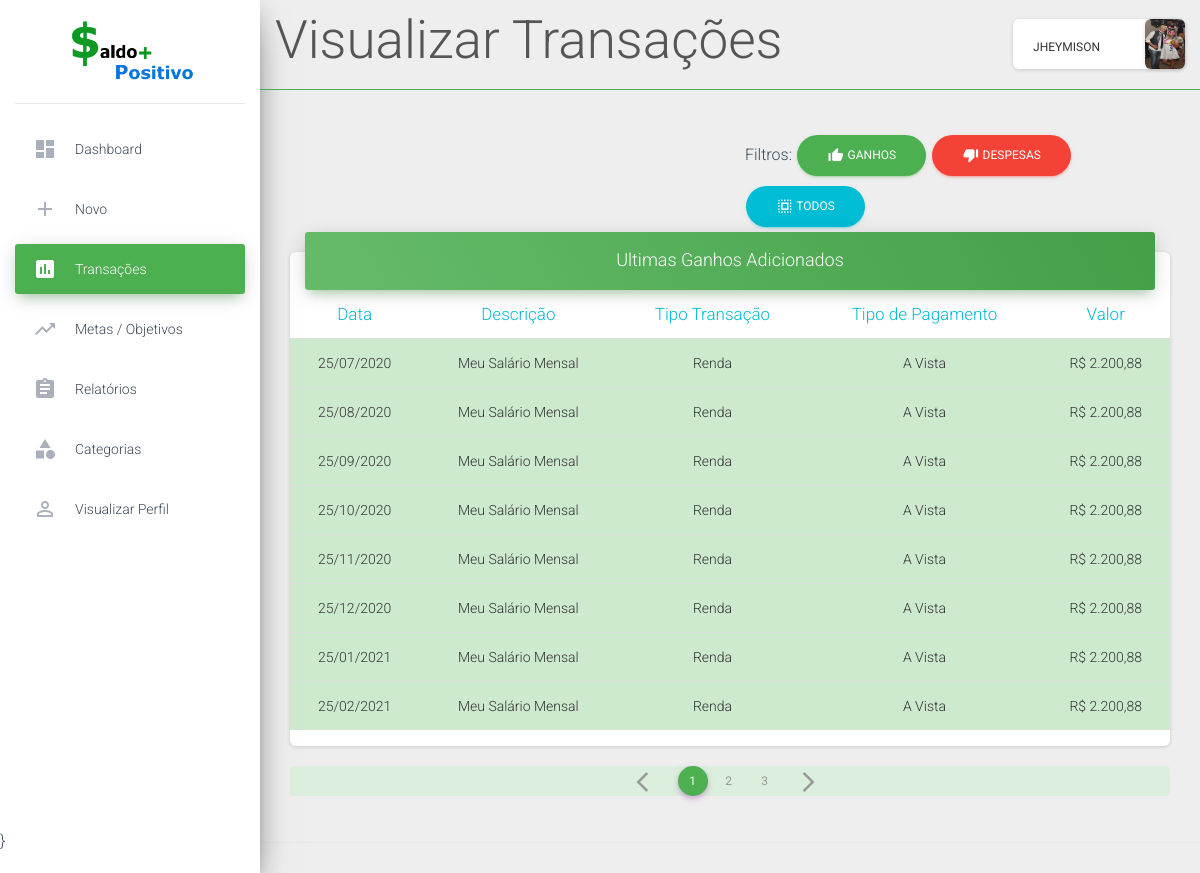
Screenshot of /main.php?page=transacoes&sec=vizualizar_transacoes (signed in) with the database file from the repository.
### tables this page shows
CREATE TABLE `perfil_usuarios` (
  `id` int(11) NOT NULL,
  `empresa` varchar(300) NOT NULL,
  `profissao` varchar(300) NOT NULL,
  `sobre` varchar(1000) NOT NULL,
  `imagem` varchar(1000) NOT NULL,
  `id_cadastrar_usuarios` int(11) NOT NULL
);

CREATE TABLE `transacoes` (
  `id` int(11) NOT NULL,
  `data` date NOT NULL,
  `descricao` varchar(200) NOT NULL,
  `tipo_transacao` varchar(200) NOT NULL,
  `tipo_pagamento` varchar(200) NOT NULL,
  `valor` decimal(19,2) NOT NULL,
  `id_cadastrar_usuarios` int(11) NOT NULL
);

### inserts/title_pages.php (called while the page is built)
<?php
    if(isset($_GET['sec'])){
            $pageInfo = $_GET['sec'];
        if($pageInfo == "dashboard"){
            $pageFormat = "Dashboard";
        } elseif ($pageInfo == "cadastrar_ganho") {
            $pageFormat = "Cadastrar Ganho";
        } elseif($pageInfo == "edita_ganhos"){
            $pageFormat = "Editar Ganhos";
        } elseif($pageInfo == "deleta_ganhos"){
            $pageFormat = "Deletar Ganho";
        } elseif($pageInfo == "cadastrar_despesa"){
            $pageFormat = "Cadastrar Despesas";
        } elseif($pageInfo == "edita_despesas"){
            $pageFormat = "Editar Despesas";
        } elseif($pageInfo == "deleta_despesas"){
            $pageFormat = "Deletar Despesa";
        } elseif($pageInfo == "cadastrar_cartoes"){
            $pageFormat = "Cadastrar Cartao";
        } elseif($pageInfo == "edita_cartoes"){
            $pageFormat = "Editar Cartao";
        } elseif($pageInfo == "deleta_cartoes"){
            $pageFormat = "Deletar Cartao";
        } elseif($pageInfo == "vizualizar_transacoes"){
            $pageFormat = "Visualizar Transações";
        } elseif($pageInfo == "cadastrar_metas"){
            $pageFormat = "Cadastrar Metas";
        } elseif($pageInfo == "editar_metas"){
            $pageFormat = "Editar Metas";
        } elseif($pageInfo == "deletar_metas"){
            $pageFormat = "Deletar Metas";
        } elseif($pageInfo == "relatorio_ganhos"){
            $pageFormat = "Relatorio de Ganhos";
        } elseif($pageInfo == "relatorio_despesas"){
            $pageFormat = "Relatorio de Despesas";
        } elseif($pageInfo == "relatorio_tipo_pagamento"){
            $pageFormat = "Relatorio de Tipos de Pagamentos";
        } elseif($pageInfo == "vizualizar_perfil"){
            $pageFormat = "Seu Perfil";
        } elseif($pageInfo == "editar_perfil"){
            $pageFormat = "Editar Perfil";
        } elseif($pageInfo == "cadastra_tipo_ganhos"){
            $pageFormat = "Cadastrar Tipos de Ganhos";
        } elseif($pageInfo == "cadastra_tipo_despesas"){
            $pageFormat = "Cadastrar Tipos de Despesas";
        } elseif($pageInfo == "edita_tipo_ganhos"){
            $pageFormat = "Alterar Tipos de Ganhos";
        } elseif($pageInfo == "deleta_tipo_ganhos"){
            $pageFormat = "Deletar Tipo";
        } elseif($pageInfo == "edita_tipo_despesas"){
            $pageFormat = "Alterar Tipos de Despesa";
        } elseif($pageInfo == "deleta_tipo_despesas"){
            $pageFormat = "Deletar Tipo";
        }
    } else {
        $pageFormat = "Dashboard";
        $pageInfo ="dashboard";
    }
?>

### pages/transacoes/vizualizar_transacoes.php (the view, shortened to what this page needs)
<?php
	function visualizar_transacoes(){
?>
<?php
	$id_usuario = $_SESSION['user']['id'];
	include("bd/conecta_bd.php");
	if(isset($_GET['filter'])){
		$filter = $_GET['filter'];
		if($filter == "renda"){
			$sql = "SELECT * FROM transacoes WHERE tipo_transacao = 'Renda' AND id_cadastrar_usuarios = '$id_usuario'";
		} elseif($filter == "despesa"){
			$sql = "SELECT * FROM transacoes WHERE tipo_transacao = 'Despesa' AND id_cadastrar_usuarios = '$id_usuario'";
		}
	} else {
		$sql = "SELECT * FROM transacoes WHERE id_cadastrar_usuarios = '$id_usuario'";
	}
	$sel = $conecta_bd->query($sql);
	$total_dados = $sel->num_rows;
	$registros = 8;
	$url_page = isset($_GET['pagina']) ? $_GET['pagina'] : 1;
	$total_paginas = ceil($total_dados / $registros);
	$page_inicial = ($registros * $url_page) - $registros;
	$page_previous = $url_page - 1;
	$page_next = $url_page + 1;
	$sql = $sql . " LIMIT $page_inicial, $registros";
	$sel = $conecta_bd->query($sql);
?>
<div class="row d-flex justify-content-end" style="margin-bottom: 20px">
	<div class="col-6">
	Filtros:
		<a href="main.php?page=transacoes&sec=vizualizar_transacoes&filter=renda" class="btn btn-success btn-round">
			<i class="material-icons">thumb_up_alt</i> Ganhos
		</a>
		<a href="main.php?page=transacoes&sec=vizualizar_transacoes&filter=despesa" class="btn btn-danger btn-round">
			<i class="material-icons">thumb_down_alt</i> Despesas
		</a>
		<a href="main.php?page=transacoes&sec=vizualizar_transacoes" class="btn btn-info btn-round">
			<i class="material-icons">select_all</i> Todos
		</a>
	</div>
</div>
<div class="row d-flex justify-content-center">
	<div class="col-lg-12 col-md-12">
		<div class="card">
		    <div class="card-header card-header-success">
		        <h4 class="card-title text-center">Ultimas Ganhos Adicionados</h4>
		    </div>
		    <div class="card-body table-responsive">
		        <table class="table table-hover">
		            <thead class="text-info text-center">
		                <tr>
		                    <th>Data</th>
		                    <th>Descrição</th>
		                    <th>Tipo Transação</th>
		                    <th>Tipo de Pagamento</th>
		                    <th>Valor</th>
		                </tr>
		            </thead>
		            <tbody class="text-center">
						<?php while ( $dados = $sel->fetch_assoc() ) : ?>
							<?php
		            			$date = $dados['data'];
		            			$data = implode('/', array_reverse(explode('-', $date)));
		            		?>
							<tr class="<?=($dados['tipo_transacao'] == "Renda")?'table-success':'table-danger'?>">
								<td><?php echo $data ?></td>
								<td><?php echo $dados['descricao'] ?></td>
								<td><?php echo $dados['tipo_transacao'] ?></td>
								<td><?php echo $dados['tipo_pagamento'] ?></td>
								<td>R$ <?php echo number_format($dados['valor'],'2',',','.') ?></td>
							</tr>
						<?php endwhile; ?>
		            </tbody>
		        </table>
		    </div>
		</div>
	</div>
</div>
<div class="row" style="margin-top: 20px;">
	<div class="col-sm">
		<nav aria-label="Page navigation example">
			<ul class="pagination justify-content-center alert-success">
				<li class="page-item">
					<a class="page-link" href="main.php?page=transacoes&sec=vizualizar_transacoes&pagina=<?=($total_paginas == 1)?$total_paginas = 1:$page_previous?>" title="Previous">
						<span class="material-icons">arrow_back_ios</span>
					</a>
				</li>
				<?php
					for ( $i = 1; $i <= 3; $i++ ) {
						$ativa = ($url_page == $i)? "active" : "";
						?>
							<li class="page-item <?php echo $ativa ?>">
								<a class="page-link" href="main.php?page=transacoes&sec=vizualizar_transacoes&pagina=<?php echo $i ?>">
									<?php echo $i?>
								</a>
							</li>
						<?php
					}
				?>
				<li class="page-item">
					<a class="page-link" href="main.php?page=transacoes&sec=vizualizar_transacoes&pagina=<?php echo $page_next ?>" title="Next">
						<span class="material-icons">arrow_forward_ios</span>
					</a>
				</li>
			</ul>
		</nav>
	</div>
</div>
<?php }; ?>
<?php visualizar_transacoes(); ?>

### main.php (shortened to what this page needs)
<?php
    if ( $_SESSION['logado'] == true ) :
    $id_usuario = $_SESSION['user']['id'];
    $usuario = $_SESSION['user']['nome'];
    $nome = explode(" ", $usuario);
    include("bd/conecta_bd.php");
    include("inserts/title_pages.php");
    $sql_perfil = "SELECT * FROM perfil_usuarios WHERE id_cadastrar_usuarios = '$id_usuario'";
    $sel_perfil = $conecta_bd->query($sql_perfil);
    $perfil = $sel_perfil -> fetch_assoc();
    $imagem = $perfil['imagem'];
?>
<!doctype html>
<html>
<head>
    <link rel="stylesheet" href="https://maxcdn.bootstrapcdn.com/font-awesome/latest/css/font-awesome.min.css">
    <link href="assets/css/material-dashboard2.min.css" rel="stylesheet" />
    <link href="assets/css/material-dashboard.min.css" rel="stylesheet" />
    <link href="assets/demo/demo.css" rel="stylesheet" />
    <link rel="stylesheet" type="text/css" href="chartist/chartist.min.css">
    <link rel="stylesheet" type="text/css" href="assets/css/style.css">
    <link rel="stylesheet" href="https://cdn.jsdelivr.net/docsearch.js/2/docsearch.min.css" />
    <link rel="stylesheet" href="assets/demo/docs.min.css">
</head>
<body>
    <div class="wrapper ">
        <div class="sidebar" data-color="green" data-background-color="white">
            <div class="logo">
                <a href="main.php?sec=dashboard">
                    <img id="logoSite" src="assets/img/logo.png">
                </a>
            </div>
            <div class="sidebar-wrapper">
                <ul class="nav">
                    <li class="nav-item <?=($pageInfo == 'dashboard')?'active':''?>">
                        <a class="nav-link" href="main.php?sec=dashboard">
                            <i class="material-icons">dashboard</i>
                            <p>Dashboard</p>
                        </a>
                    </li>
                    <li class="nav-item dropdown <?=($pageInfo == 'cadastrar_ganho' || $pageInfo == 'cadastrar_despesa' || $pageInfo == 'cadastrar_cartoes')?'active':''?>">
                        <a class="nav-link" href="#" id="navbarDropdownMenuLink" data-toggle="dropdown" aria-haspopup="true" aria-expanded="false">
                            <i class="material-icons">add</i>
                            <p>Novo</p>
                        </a>
                    </li>
                    <li class="nav-item <?=($pageInfo == 'vizualizar_transacoes')?'active':''?>" >
                        <a class="nav-link" href="main.php?page=transacoes&sec=vizualizar_transacoes">
                            <i class="material-icons">assessment</i>
                            <p>Transações</p>
                        </a>
                    </li>
                    <li class="nav-item <?=($pageInfo == 'cadastrar_metas')?'active':''?>"">
                        <a class="nav-link" href="main.php?page=metas&sec=cadastrar_metas">
                            <i class="material-icons">trending_up</i>
                            <p>Metas / Objetivos</p>
                        </a>
                    </li>
                    <li class="nav-item dropdown <?=($pageInfo == 'relatorio_ganhos' || $pageInfo == 'relatorio_despesas' || $pageInfo == 'relatorio_tipo_pagamento' )?'active':''?>" >
                        <a class="nav-link" href="#" id="navbarDropdownMenuLink" data-toggle="dropdown" aria-haspopup="true" aria-expanded="false">
                            <i class="material-icons">assignment</i>
                            <p>Relatórios</p>
                        </a>
                    </li>
                    <li class="nav-item dropdown <?=($pageInfo == 'cadastra_tipo_ganhos' || $pageInfo == 'cadastra_tipo_despesas')?'active':''?>">
                        <a class="nav-link" href="#" id="navbarDropdownMenuLink" data-toggle="dropdown" aria-haspopup="true" aria-expanded="false" name="tipo_ganhO_despesa">
                            <i class="material-icons">category</i>
                            <p>Categorias</p>
                        </a>
                    </li>
                    <li class="nav-item <?=($pageInfo == 'vizualizar_perfil')?'active':''?>" >
                        <a class="nav-link" href="main.php?page=perfil&sec=vizualizar_perfil" name="vizualizar_perfil">
                            <i class="material-icons">perm_identity</i>
                            <p>Visualizar Perfil</p>
                        </a>
                    </li>
                </ul>
            </div>
            }
        </div>
        <div class="main-panel">
            <nav class="navbar navbar-expand-lg navbar-transparent navbar-absolute fixed-top ">
                <div class="container-fluid">
                    <div class="navbar-wrapper">
                        <h1><?php echo $pageFormat ?><h1>
                    </div>
                    <div class="collapse navbar-collapse justify-content-end">
                        <ul class="navbar-nav">
                            <li class="nav-item">
                                <div class="card">
                                    <div class="card-body">
                                        <div class="row">
                                            <div class="col">
                                                <div class="dropdown nomePerfil">
                                                    <a class="nav-link" id="navbarDropdownMenuLink" data-toggle="dropdown" aria-haspopup="true" aria-expanded="false" style="cursor: pointer;">
                                                        <?php echo $nome[0]; ?>
                                                    </a>
                                                </div>
                                            </div>
                                            <div class="col">
                                                <img class="card imgPerfil" src="<?php echo $imagem ?>" rel="nofollow" alt="Card image cap">
                                            </div>
                                        </div>
                                    </div>
                                </div>
                            </li>
                        </ul>
                    </div>
                </div>
            </nav>
            <div class="content">
                <div class="container-fluid">
                    <?php
                        include("routes/routes_main.php");
                    ?>
                </div>
            </div>
            <footer class="footer">
            </footer>
        </div>
    </div>
</html>
<?php endif; ?>

### assets/css/style.css (style rules this page uses)
#logoSite { width: 150px; top: 50%; left: 50%; margin-left: 50px; }
.card { margin-bottom: 0; margin-top: 0; }
.card .card-body { padding: 0px; }
.imgPerfil { width: 40px; height: 50px; }
.nomePerfil { padding-top: 8px; }
.main-panel>.navbar { border-bottom: 1px solid #4caf50; }
.main-panel>.content { margin-top: 100px; }
html { overflow-y: hidden; overflow-x: hidden; }

### rows the page displays
perfil_usuarios: imagem (picture)
transacoes: data "25/07/2020", descricao "Meu Salário Mensal", tipo_transacao "Renda", tipo_pagamento "A Vista", valor "2.200,88"
transacoes: data "25/08/2020", descricao "Meu Salário Mensal", tipo_transacao "Renda", tipo_pagamento "A Vista", valor "2.200,88"
transacoes: data "25/09/2020", descricao "Meu Salário Mensal", tipo_transacao "Renda", tipo_pagamento "A Vista", valor "2.200,88"
transacoes: data "25/10/2020", descricao "Meu Salário Mensal", tipo_transacao "Renda", tipo_pagamento "A Vista", valor "2.200,88"
transacoes: data "25/11/2020", descricao "Meu Salário Mensal", tipo_transacao "Renda", tipo_pagamento "A Vista", valor "2.200,88"
transacoes: data "25/12/2020", descricao "Meu Salário Mensal", tipo_transacao "Renda", tipo_pagamento "A Vista", valor "2.200,88"
transacoes: data "25/01/2021", descricao "Meu Salário Mensal", tipo_transacao "Renda", tipo_pagamento "A Vista", valor "2.200,88"
transacoes: data "25/02/2021", descricao "Meu Salário Mensal", tipo_transacao "Renda", tipo_pagamento "A Vista", valor "2.200,88"

### other values shown
$pageFormat "Visualizar Transações"
$nome[0] "JHEYMISON"
